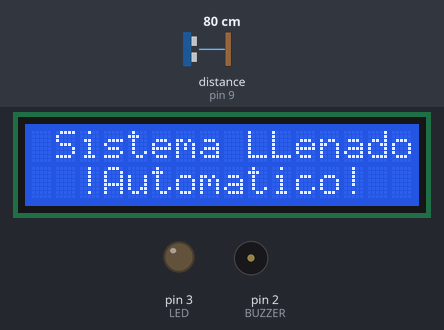
Bench run of a sketch on a simulated Arduino Uno, built with avr-gcc and run on an emulated ATmega328P. On the bench: 16×2 character LCD, output pins drawn as LEDs (lit = HIGH), buzzer (waves = sounding, pin HIGH). Wiring (inferred from the names in the program): ultrasonic range finder: trigger pin 10; echo pin 9. The test bench sets the inputs (shaded band); at power-on: distance to the obstacle (sensor on pin 9) 80 cm. The echo pulse lasts 58.3 µs per cm; pins used as bus, display or sensor lines are not drawn; what the sketch prints to the serial monitor is not drawn.

Above: at 0.4 s.
At 7.0 s:
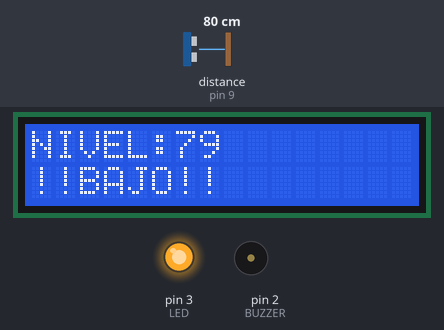
7.1 s: distance to the obstacle (sensor on pin 9) set to 2 cm
At 9.5 s:
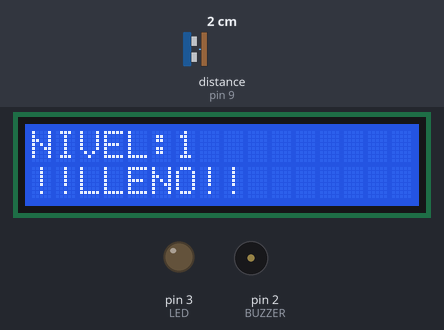
10.0 s: distance to the obstacle (sensor on pin 9) set to 60 cm
At 12.2 s:
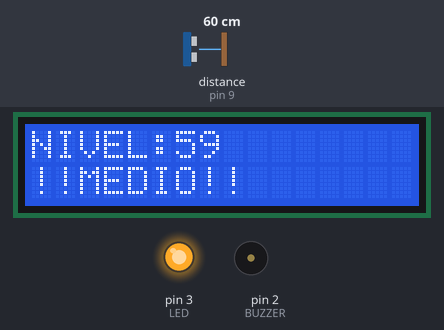
12.5 s: distance to the obstacle (sensor on pin 9) set to 250 cm
At 14.4 s:
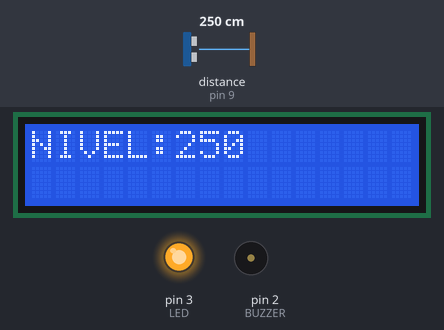
Timing chart, 0 to 15.9 s (numbered marks = the images above; inputs shaded):
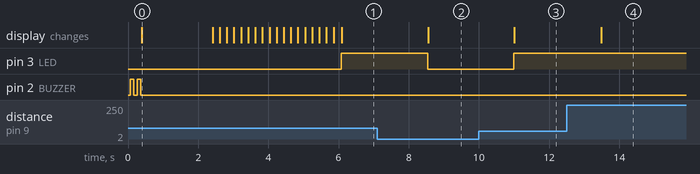

The sketch:

LLENADO_AUTOMATICO_TINACOS.ino
```cpp
#include <LiquidCrystal_I2C.h>
#include<Wire.h>
LiquidCrystal_I2C lcd(34,16,2);
int TRIG = 10;			// trigger en pin 10
int ECO = 9;			// echo en pin 9
int LED = 3;			// LED en pin 3
int DURACION;
int DISTANCIA;    // hola jorge es julio xdxd
int VERDE = 4;
int NARANJA = 5;
int ROJO= 6;
int tenpo = 200;
int BUZZER = 2;

void setup(){
  lcd.init();
    lcd.backlight();
  pinMode(BUZZER,OUTPUT);

  digitalWrite(BUZZER,1);
  delay(100);
  digitalWrite(BUZZER,0);
  delay(100);
  digitalWrite(BUZZER,1);
  delay(100);
    digitalWrite(BUZZER,0);
  lcd.setCursor(0,0);
  lcd.print (" Sistema LLenado ");
    lcd.setCursor(0,1);
  lcd.print ("  !Automatico!");
  delay(2000);
  lcd.clear();

  lcd.setCursor(0,0);
  lcd.print ("  !!Cargando!!");
  delay(tenpo);

  lcd.setCursor(0,1);
  lcd.print ("©");
  delay(tenpo);

  lcd.setCursor(1,1);
  lcd.print ("©");
  delay(tenpo);

   lcd.setCursor(2,1);
  lcd.print ("©");
  delay(tenpo);

  lcd.setCursor(3,1);
  lcd.print ("©");
  delay(tenpo);

  lcd.setCursor(4,1);
  lcd.print ("©");
  delay(tenpo);

   lcd.setCursor(5,1);
  lcd.print ("©");
  delay(tenpo);

  lcd.setCursor(6,1);
  lcd.print ("©");
  delay(tenpo);

  lcd.setCursor(7,1);
  lcd.print ("©");
  delay(tenpo);

  lcd.setCursor(8,1);
  lcd.print ("©");
  delay(tenpo);

   lcd.setCursor(9,1);
  lcd.print ("©");
  delay(tenpo);

   lcd.setCursor(10,1);
  lcd.print ("©");
  delay(tenpo);

   lcd.setCursor(11,1);
  lcd.print ("©");
  delay(tenpo);

   lcd.setCursor(12,1);
  lcd.print ("©");
  delay(tenpo);

   lcd.setCursor(13,1);
  lcd.print ("©");
  delay(tenpo);

   lcd.setCursor(14,1);
  lcd.print ("©");
  delay(tenpo);

   lcd.setCursor(15,1);
  lcd.print ("©");
  delay(tenpo);
  lcd.clear();
 pinMode(TRIG, OUTPUT); 	// trigger como salida
  pinMode(ECO, INPUT);		// echo como entrada
  pinMode(LED, OUTPUT);		// LED como salida
  Serial.begin(9600);  		// inicializacion de comunicacion serial a 9600 bpsl Echo
}

void loop(){
  digitalWrite(TRIG, HIGH); 		// generacion del pulso a enviar
  delay(1);				// al pin conectado al trigger
  digitalWrite(TRIG, LOW);		// del sensor

  DURACION = pulseIn(ECO, HIGH);	// con funcion pulseIn se espera un pulso

  DISTANCIA = DURACION / 58.2;		// distancia medida en centimetros
  Serial.println(DISTANCIA);		// envio de valor de distancia por monitor serial
  delay(200);


                              //Monitorización en centímetros por el monitor serial
  Serial.println("Distancia ");   //Imprimimos "Distancia" sobre el Monitor Serial
  Serial.println(DISTANCIA);   //Mostramos el Valor de la distancia real sobre el Monitor Serial
  Serial.println(" cm");   //Imprimimos " cm" sobre el Monitor Serial
  lcd.setCursor(0,0);
  lcd.print("NIVEL:");
   lcd.print(DISTANCIA);
    lcd.print(" ");
   lcd.setCursor(10,0);
      lcd.print(" ");

  // condicion tanque lleno
  if (DISTANCIA <= 40 && DISTANCIA >= 0){	// si distancia entre 0 y 20 cms.
    digitalWrite(LED, 0);
    digitalWrite(VERDE,1);
     lcd.setCursor(0,1);
     lcd.print("!!LLENO!!");
     Serial.println("TANQUE LLENO");
    }
  else{
    digitalWrite(VERDE,0);
    digitalWrite(LED,1);
    lcd.setCursor(0,1);
     lcd.print("          ");


  }
  //condicion tanque mitad

  if(DISTANCIA<=60 && DISTANCIA >=40 ){


   digitalWrite(NARANJA,1);
  lcd.setCursor(0,1);
     lcd.print("!!MEDIO!!");
    Serial.println("TANQUE MEDIO");

  }
  else{
   digitalWrite(NARANJA,0);


  }
  //condicion tanque vacio
  if(DISTANCIA<=120 &&  DISTANCIA >=60){

  digitalWrite(ROJO,1);
  lcd.setCursor(0,1);
     lcd.print("!!BAJO!!");
    Serial.println("TANQUE BAJO");

  }
  else{

  digitalWrite(ROJO,0);

  }
  delay(1000); //Cada que Tiempo se imprimira el valor de la distancia
}
```

Measured:
- after the input at 7.1 s, pin 3 (LED): HIGH → LOW after 1.4 s; the display: changes after 1.5 s (image 2)
- after the input at 10.0 s, pin 3 (LED): LOW → HIGH after 0.99 s; the display: changes after 1.0 s (image 3)
- after the input at 12.5 s, the display: changes after 0.98 s (image 4)
- what the display in image 0 shows lasts 2.0 s, from 0.4 s to 2.4 s
